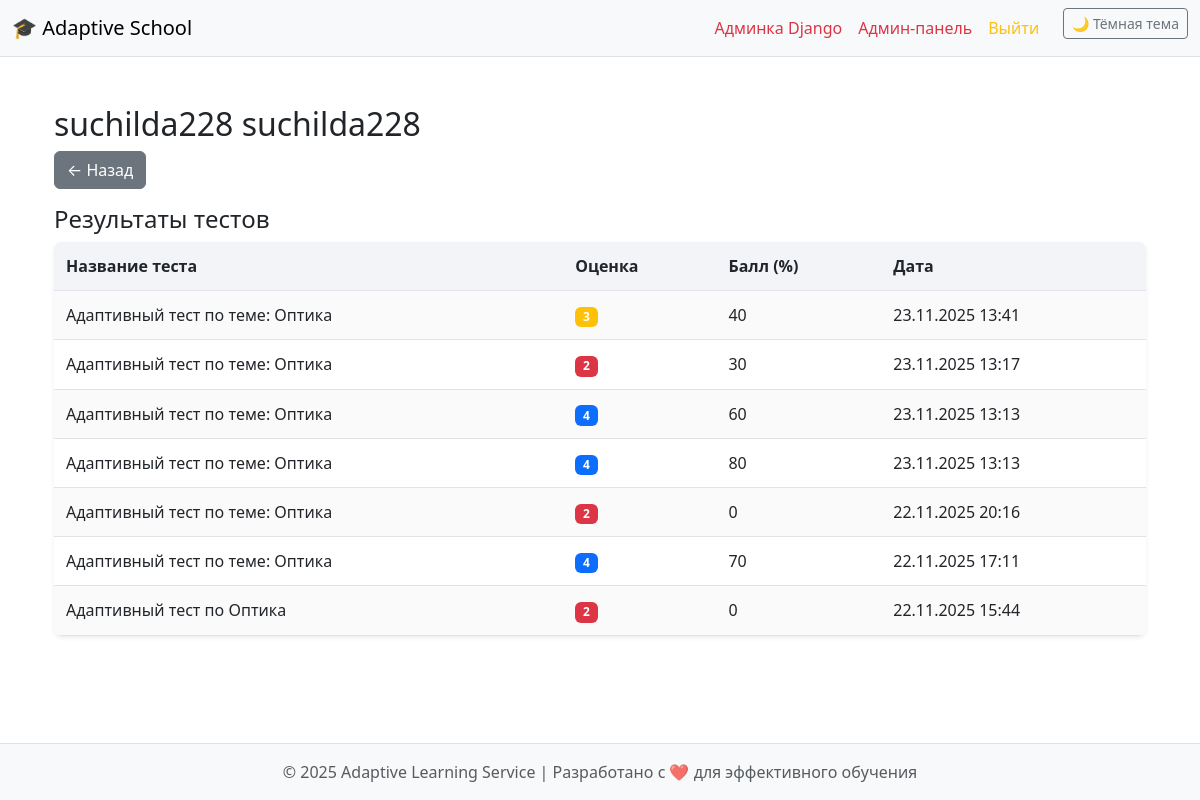
Page /teacher/student/2/ (signed in) on the earlier database version.
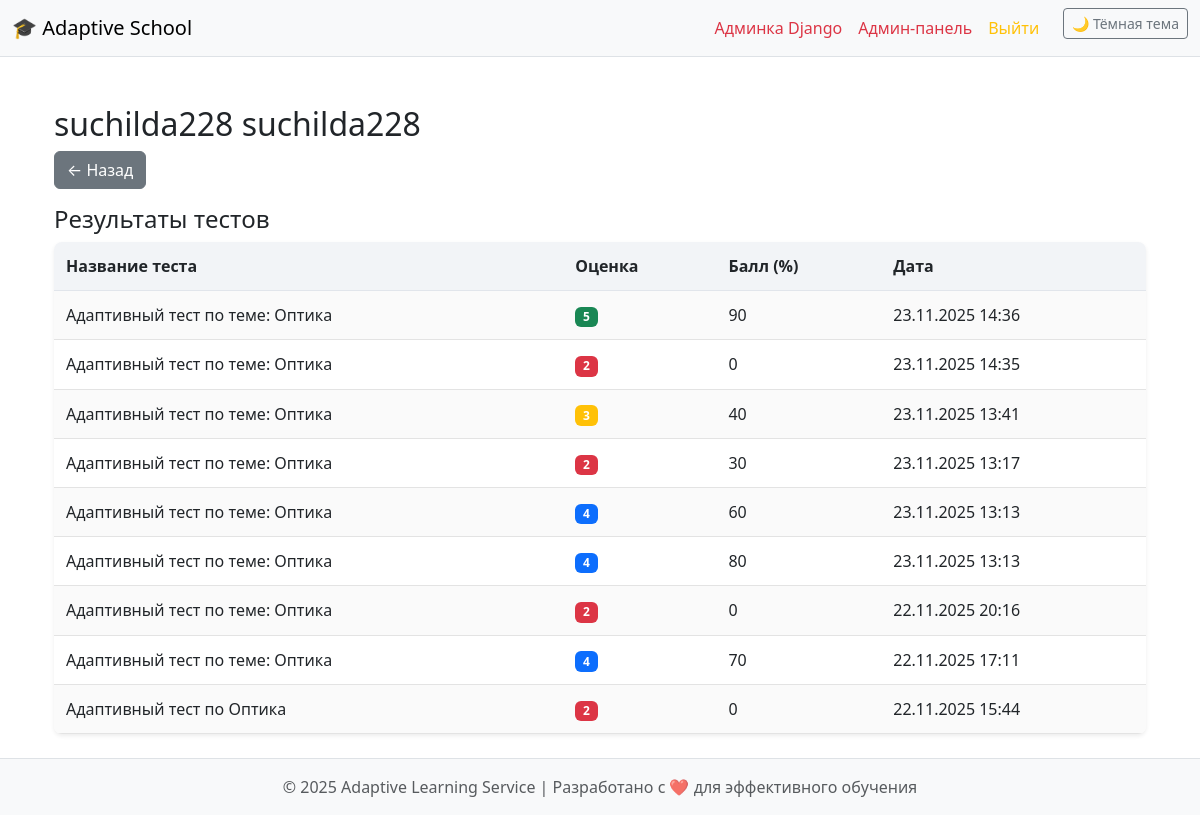
Same page on the later database version.
### school/models.py (models this page shows, shortened)
class TestResult(models.Model):
    student = models.ForeignKey(Student, on_delete=models.CASCADE)
    test = models.ForeignKey(Test, on_delete=models.CASCADE)
    assigned_topic = models.ForeignKey('AssignedTopic', on_delete=models.SET_NULL, null=True, blank=True)
    score = models.IntegerField()
    grade = models.IntegerField()
    completed_at = models.DateTimeField(auto_now_add=True)
    class Meta:
        verbose_name = "Результат теста"
        verbose_name_plural = "Результаты тестов"

class Test(models.Model):
    lesson = models.ForeignKey(Lesson, on_delete=models.CASCADE, related_name="tests")
    assigned_topic = models.ForeignKey('AssignedTopic', on_delete=models.SET_NULL, null=True, blank=True)
    topic = models.ForeignKey(Topic, on_delete=models.CASCADE, null=True, blank=True)
    title = models.CharField(max_length=150)
    date_available = models.DateField()
    questions = models.ManyToManyField(Question, blank=True)
    maximin_questions = models.IntegerField(default=0)
    class Meta:
        verbose_name = "Тест"
        verbose_name_plural = "Тесты"

### school/views.py (the view)
# urls.py: path("teacher/student/<int:id>/", views.teacher_student_detail, name="teacher_student_detail"),
@login_required
def teacher_student_detail(request, id):
    student = get_object_or_404(Student, id=id)
    results = TestResult.objects.filter(student=student).order_by("-completed_at")
    return render(request, "teacher_student_detail.html", {
        "student": student,
        "results": results,
    })

### templates/teacher_student_detail.html (shortened to what this page needs)
{% extends "base.html" %}
{% block content %}
  <div class="container mt-4">
    <h2>{{ student.surname }} {{ student.name }}</h2>
    <a href="javascript:history.back()" class="btn btn-secondary mb-3">← Назад</a>
    <h4>Результаты тестов</h4>
    {% if results %}
      <table class="custom-table table-striped shadow-sm">
        <thead>
        <tr>
          <th>Название теста</th>
          <th>Оценка</th>
          <th>Балл (%)</th>
          <th>Дата</th>
        </tr>
        </thead>
        <tbody>
        {% for r in results %}
          <tr>
            <td>{{ r.test.title }}</td>
            <td>
                <span class="badge
                  {% if r.grade == 5 %}bg-success
                  {% elif r.grade == 4 %}bg-primary
                  {% elif r.grade == 3 %}bg-warning
                  {% else %}bg-danger{% endif %}
              ">{{ r.grade }}</span>
            </td>
            <td>{{ r.score }}</td>
            <td>{{ r.completed_at|date:"d.m.Y H:i" }}</td>
          </tr>
        {% endfor %}
        </tbody>
      </table>
    {% else %}
      <p class="text-muted">У ученика пока нет результатов тестов.</p>
    {% endif %}
  </div>
{% endblock %}

Differences in the rows shown:
added TestResult: test "Адаптивный тест по теме: Оптика", grade "5", score "90", completed_at "23.11.2025 14:36"
added TestResult: test "Адаптивный тест по теме: Оптика", grade "2", score "0", completed_at "23.11.2025 14:35"
